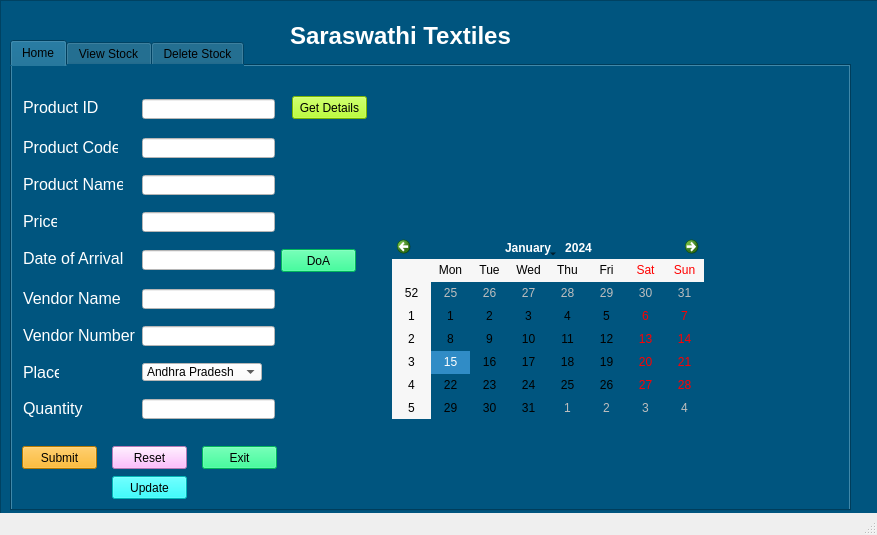
<?xml version="1.0" encoding="UTF-8"?>
<ui version="4.0">
 <class>MainWindow</class>
 <widget class="QMainWindow" name="MainWindow">
  <property name="geometry">
   <rect>
    <x>0</x>
    <y>0</y>
    <width>877</width>
    <height>535</height>
   </rect>
  </property>
  <property name="windowTitle">
   <string>MainWindow</string>
  </property>
  <widget class="QWidget" name="centralwidget">
   <widget class="QFrame" name="frame">
    <property name="geometry">
     <rect>
      <x>0</x>
      <y>0</y>
      <width>881</width>
      <height>541</height>
     </rect>
    </property>
    <property name="styleSheet">
     <string notr="true">background-color: rgb(0, 85, 127);</string>
    </property>
    <property name="frameShape">
     <enum>QFrame::StyledPanel</enum>
    </property>
    <property name="frameShadow">
     <enum>QFrame::Raised</enum>
    </property>
    <widget class="QTabWidget" name="tabWidget">
     <property name="geometry">
      <rect>
       <x>10</x>
       <y>40</y>
       <width>841</width>
       <height>471</height>
      </rect>
     </property>
     <property name="currentIndex">
      <number>0</number>
     </property>
     <widget class="QWidget" name="tab">
      <attribute name="title">
       <string>Home</string>
      </attribute>
      <widget class="QLabel" name="label_2">
       <property name="geometry">
        <rect>
         <x>11</x>
         <y>32</y>
         <width>76</width>
         <height>19</height>
        </rect>
       </property>
       <property name="font">
        <font>
         <pointsize>12</pointsize>
        </font>
       </property>
       <property name="styleSheet">
        <string notr="true">color: rgb(255, 255, 255);</string>
       </property>
       <property name="text">
        <string>Product ID</string>
       </property>
      </widget>
      <widget class="QLineEdit" name="lineEdit">
       <property name="geometry">
        <rect>
         <x>130</x>
         <y>33</y>
         <width>133</width>
         <height>20</height>
        </rect>
       </property>
       <property name="styleSheet">
        <string notr="true">background-color: rgb(255, 255, 255);</string>
       </property>
      </widget>
      <widget class="QLineEdit" name="lineEdit_2">
       <property name="geometry">
        <rect>
         <x>130</x>
         <y>72</y>
         <width>133</width>
         <height>20</height>
        </rect>
       </property>
       <property name="styleSheet">
        <string notr="true">background-color: rgb(255, 255, 255);</string>
       </property>
      </widget>
      <widget class="QLabel" name="label_3">
       <property name="geometry">
        <rect>
         <x>11</x>
         <y>72</y>
         <width>95</width>
         <height>19</height>
        </rect>
       </property>
       <property name="font">
        <font>
         <pointsize>12</pointsize>
        </font>
       </property>
       <property name="styleSheet">
        <string notr="true">color: rgb(255, 255, 255);</string>
       </property>
       <property name="text">
        <string>Product Code</string>
       </property>
      </widget>
      <widget class="QLineEdit" name="lineEdit_3">
       <property name="geometry">
        <rect>
         <x>130</x>
         <y>109</y>
         <width>133</width>
         <height>20</height>
        </rect>
       </property>
       <property name="styleSheet">
        <string notr="true">background-color: rgb(255, 255, 255);</string>
       </property>
      </widget>
      <widget class="QLabel" name="label_4">
       <property name="geometry">
        <rect>
         <x>11</x>
         <y>109</y>
         <width>100</width>
         <height>19</height>
        </rect>
       </property>
       <property name="font">
        <font>
         <pointsize>12</pointsize>
        </font>
       </property>
       <property name="styleSheet">
        <string notr="true">color: rgb(255, 255, 255);</string>
       </property>
       <property name="text">
        <string>Product Name</string>
       </property>
      </widget>
      <widget class="QLineEdit" name="lineEdit_4">
       <property name="geometry">
        <rect>
         <x>130</x>
         <y>146</y>
         <width>133</width>
         <height>20</height>
        </rect>
       </property>
       <property name="styleSheet">
        <string notr="true">background-color: rgb(255, 255, 255);</string>
       </property>
      </widget>
      <widget class="QLabel" name="label_5">
       <property name="geometry">
        <rect>
         <x>11</x>
         <y>146</y>
         <width>34</width>
         <height>19</height>
        </rect>
       </property>
       <property name="font">
        <font>
         <pointsize>12</pointsize>
        </font>
       </property>
       <property name="styleSheet">
        <string notr="true">color: rgb(255, 255, 255);</string>
       </property>
       <property name="text">
        <string>Price</string>
       </property>
      </widget>
      <widget class="QLineEdit" name="lineEdit_5">
       <property name="geometry">
        <rect>
         <x>130</x>
         <y>184</y>
         <width>133</width>
         <height>20</height>
        </rect>
       </property>
       <property name="styleSheet">
        <string notr="true">background-color: rgb(255, 255, 255);</string>
       </property>
      </widget>
      <widget class="QLabel" name="label_6">
       <property name="geometry">
        <rect>
         <x>11</x>
         <y>183</y>
         <width>103</width>
         <height>19</height>
        </rect>
       </property>
       <property name="font">
        <font>
         <pointsize>12</pointsize>
        </font>
       </property>
       <property name="styleSheet">
        <string notr="true">color: rgb(255, 255, 255);</string>
       </property>
       <property name="text">
        <string>Date of Arrival</string>
       </property>
      </widget>
      <widget class="QLineEdit" name="lineEdit_6">
       <property name="geometry">
        <rect>
         <x>130</x>
         <y>223</y>
         <width>133</width>
         <height>20</height>
        </rect>
       </property>
       <property name="styleSheet">
        <string notr="true">background-color: rgb(255, 255, 255);</string>
       </property>
      </widget>
      <widget class="QLabel" name="label_7">
       <property name="geometry">
        <rect>
         <x>11</x>
         <y>223</y>
         <width>97</width>
         <height>19</height>
        </rect>
       </property>
       <property name="font">
        <font>
         <pointsize>12</pointsize>
        </font>
       </property>
       <property name="styleSheet">
        <string notr="true">color: rgb(255, 255, 255);</string>
       </property>
       <property name="text">
        <string>Vendor Name</string>
       </property>
      </widget>
      <widget class="QLineEdit" name="lineEdit_7">
       <property name="geometry">
        <rect>
         <x>130</x>
         <y>260</y>
         <width>133</width>
         <height>20</height>
        </rect>
       </property>
       <property name="styleSheet">
        <string notr="true">background-color: rgb(255, 255, 255);</string>
       </property>
      </widget>
      <widget class="QLabel" name="label_8">
       <property name="geometry">
        <rect>
         <x>11</x>
         <y>260</y>
         <width>113</width>
         <height>19</height>
        </rect>
       </property>
       <property name="font">
        <font>
         <pointsize>12</pointsize>
        </font>
       </property>
       <property name="styleSheet">
        <string notr="true">color: rgb(255, 255, 255);</string>
       </property>
       <property name="text">
        <string>Vendor Number</string>
       </property>
      </widget>
      <widget class="QLineEdit" name="lineEdit_8">
       <property name="geometry">
        <rect>
         <x>130</x>
         <y>333</y>
         <width>133</width>
         <height>20</height>
        </rect>
       </property>
       <property name="styleSheet">
        <string notr="true">background-color: rgb(255, 255, 255);</string>
       </property>
      </widget>
      <widget class="QLabel" name="label_9">
       <property name="geometry">
        <rect>
         <x>11</x>
         <y>333</y>
         <width>60</width>
         <height>19</height>
        </rect>
       </property>
       <property name="font">
        <font>
         <pointsize>12</pointsize>
        </font>
       </property>
       <property name="styleSheet">
        <string notr="true">color: rgb(255, 255, 255);</string>
       </property>
       <property name="text">
        <string>Quantity</string>
       </property>
      </widget>
      <widget class="QCalendarWidget" name="calendarWidget">
       <property name="geometry">
        <rect>
         <x>380</x>
         <y>170</y>
         <width>312</width>
         <height>183</height>
        </rect>
       </property>
      </widget>
      <widget class="QPushButton" name="arrivaldate">
       <property name="geometry">
        <rect>
         <x>269</x>
         <y>183</y>
         <width>75</width>
         <height>23</height>
        </rect>
       </property>
       <property name="styleSheet">
        <string notr="true">background-color: rgb(0, 255, 127);</string>
       </property>
       <property name="text">
        <string>DoA</string>
       </property>
      </widget>
      <widget class="QLabel" name="label_11">
       <property name="geometry">
        <rect>
         <x>11</x>
         <y>297</y>
         <width>36</width>
         <height>19</height>
        </rect>
       </property>
       <property name="font">
        <font>
         <pointsize>12</pointsize>
        </font>
       </property>
       <property name="styleSheet">
        <string notr="true">color: rgb(255, 255, 255);</string>
       </property>
       <property name="text">
        <string>Place</string>
       </property>
      </widget>
      <widget class="QComboBox" name="comboBox">
       <property name="geometry">
        <rect>
         <x>130</x>
         <y>297</y>
         <width>120</width>
         <height>18</height>
        </rect>
       </property>
       <property name="styleSheet">
        <string notr="true">background-color: rgb(255, 255, 255);</string>
       </property>
       <item>
        <property name="text">
         <string>Andhra Pradesh</string>
        </property>
       </item>
       <item>
        <property name="text">
         <string>Arunachal Pradesh</string>
        </property>
       </item>
       <item>
        <property name="text">
         <string>Assam</string>
        </property>
       </item>
       <item>
        <property name="text">
         <string>Bihar</string>
        </property>
       </item>
       <item>
        <property name="text">
         <string>Chandigarh</string>
        </property>
       </item>
       <item>
        <property name="text">
         <string>Chattisgarh</string>
        </property>
       </item>
       <item>
        <property name="text">
         <string>Delhi</string>
        </property>
       </item>
       <item>
        <property name="text">
         <string>Goa</string>
        </property>
       </item>
       <item>
        <property name="text">
         <string>Gujarat</string>
        </property>
       </item>
       <item>
        <property name="text">
         <string>Haryana</string>
        </property>
       </item>
       <item>
        <property name="text">
         <string>Himachal Pradesh</string>
        </property>
       </item>
       <item>
        <property name="text">
         <string>Jammu &amp; Kashmir</string>
        </property>
       </item>
       <item>
        <property name="text">
         <string>Jharkand</string>
        </property>
       </item>
       <item>
        <property name="text">
         <string>Karnataka</string>
        </property>
       </item>
       <item>
        <property name="text">
         <string>Kerala</string>
        </property>
       </item>
       <item>
        <property name="text">
         <string>Madhya Pradesh</string>
        </property>
       </item>
       <item>
        <property name="text">
         <string>Maharashtra</string>
        </property>
       </item>
       <item>
        <property name="text">
         <string>Manipur</string>
        </property>
       </item>
       <item>
        <property name="text">
         <string>Meghalaya</string>
        </property>
       </item>
       <item>
        <property name="text">
         <string>Mizoram</string>
        </property>
       </item>
       <item>
        <property name="text">
         <string>Nagaland</string>
        </property>
       </item>
       <item>
        <property name="text">
         <string>Orissa</string>
        </property>
       </item>
       <item>
        <property name="text">
         <string>Punjab</string>
        </property>
       </item>
       <item>
        <property name="text">
         <string>Rajasthan</string>
        </property>
       </item>
       <item>
        <property name="text">
         <string>Sikkim</string>
        </property>
       </item>
       <item>
        <property name="text">
         <string>Tamilnadu</string>
        </property>
       </item>
       <item>
        <property name="text">
         <string>Telangana</string>
        </property>
       </item>
       <item>
        <property name="text">
         <string>Tripura</string>
        </property>
       </item>
       <item>
        <property name="text">
         <string>Uttar Pradesh</string>
        </property>
       </item>
       <item>
        <property name="text">
         <string>Uttarakand</string>
        </property>
       </item>
       <item>
        <property name="text">
         <string>West Bengal</string>
        </property>
       </item>
      </widget>
      <widget class="QPushButton" name="submit">
       <property name="geometry">
        <rect>
         <x>10</x>
         <y>380</y>
         <width>75</width>
         <height>23</height>
        </rect>
       </property>
       <property name="styleSheet">
        <string notr="true">background-color: rgb(255, 170, 0);</string>
       </property>
       <property name="text">
        <string>Submit</string>
       </property>
      </widget>
      <widget class="QPushButton" name="reset">
       <property name="geometry">
        <rect>
         <x>100</x>
         <y>380</y>
         <width>75</width>
         <height>23</height>
        </rect>
       </property>
       <property name="styleSheet">
        <string notr="true">background-color: rgb(255, 170, 255);</string>
       </property>
       <property name="text">
        <string>Reset</string>
       </property>
      </widget>
      <widget class="QPushButton" name="exit">
       <property name="geometry">
        <rect>
         <x>190</x>
         <y>380</y>
         <width>75</width>
         <height>23</height>
        </rect>
       </property>
       <property name="styleSheet">
        <string notr="true">background-color: rgb(0, 255, 127);</string>
       </property>
       <property name="text">
        <string>Exit</string>
       </property>
      </widget>
      <widget class="QPushButton" name="update">
       <property name="geometry">
        <rect>
         <x>100</x>
         <y>410</y>
         <width>75</width>
         <height>23</height>
        </rect>
       </property>
       <property name="styleSheet">
        <string notr="true">background-color: rgb(0, 255, 255);</string>
       </property>
       <property name="text">
        <string>Update</string>
       </property>
      </widget>
      <widget class="QPushButton" name="pushButton">
       <property name="geometry">
        <rect>
         <x>280</x>
         <y>30</y>
         <width>75</width>
         <height>23</height>
        </rect>
       </property>
       <property name="styleSheet">
        <string notr="true">background-color: rgb(170, 255, 0);</string>
       </property>
       <property name="text">
        <string>Get Details</string>
       </property>
      </widget>
     </widget>
     <widget class="QWidget" name="tab_2">
      <attribute name="title">
       <string>View Stock</string>
      </attribute>
      <widget class="QPushButton" name="view">
       <property name="geometry">
        <rect>
         <x>280</x>
         <y>20</y>
         <width>75</width>
         <height>23</height>
        </rect>
       </property>
       <property name="styleSheet">
        <string notr="true">background-color: rgb(85, 255, 255);</string>
       </property>
       <property name="text">
        <string>View Stock</string>
       </property>
      </widget>
      <widget class="QTableWidget" name="tableWidget">
       <property name="geometry">
        <rect>
         <x>10</x>
         <y>70</y>
         <width>821</width>
         <height>221</height>
        </rect>
       </property>
       <column>
        <property name="text">
         <string>Product Id</string>
        </property>
       </column>
       <column>
        <property name="text">
         <string>Product Code</string>
        </property>
       </column>
       <column>
        <property name="text">
         <string>Product Name</string>
        </property>
       </column>
       <column>
        <property name="text">
         <string>Price</string>
        </property>
       </column>
       <column>
        <property name="text">
         <string>Date of Arrival</string>
        </property>
       </column>
       <column>
        <property name="text">
         <string>Vendor Name</string>
        </property>
       </column>
       <column>
        <property name="text">
         <string>Vendor Number</string>
        </property>
       </column>
       <column>
        <property name="text">
         <string>Place</string>
        </property>
       </column>
       <column>
        <property name="text">
         <string>Quantity</string>
        </property>
       </column>
      </widget>
     </widget>
     <widget class="QWidget" name="tab_3">
      <attribute name="title">
       <string>Delete Stock</string>
      </attribute>
      <widget class="QLabel" name="label_10">
       <property name="geometry">
        <rect>
         <x>220</x>
         <y>30</y>
         <width>161</width>
         <height>41</height>
        </rect>
       </property>
       <property name="font">
        <font>
         <pointsize>16</pointsize>
         <weight>75</weight>
         <bold>true</bold>
        </font>
       </property>
       <property name="styleSheet">
        <string notr="true">color: rgb(255, 255, 255);</string>
       </property>
       <property name="text">
        <string>Delete Stock</string>
       </property>
      </widget>
      <widget class="QWidget" name="layoutWidget">
       <property name="geometry">
        <rect>
         <x>131</x>
         <y>111</y>
         <width>296</width>
         <height>61</height>
        </rect>
       </property>
       <layout class="QGridLayout" name="gridLayout_2">
        <item row="0" column="0">
         <widget class="QLabel" name="label_12">
          <property name="font">
           <font>
            <pointsize>16</pointsize>
           </font>
          </property>
          <property name="styleSheet">
           <string notr="true">color: rgb(85, 255, 255);</string>
          </property>
          <property name="text">
           <string>Product Id</string>
          </property>
         </widget>
        </item>
        <item row="0" column="1">
         <widget class="QLineEdit" name="lineEdit_9">
          <property name="styleSheet">
           <string notr="true">background-color: rgb(255, 255, 255);</string>
          </property>
         </widget>
        </item>
        <item row="0" column="2">
         <widget class="QPushButton" name="delete_2">
          <property name="styleSheet">
           <string notr="true">background-color: rgb(0, 255, 0);</string>
          </property>
          <property name="text">
           <string>Delete</string>
          </property>
         </widget>
        </item>
       </layout>
      </widget>
     </widget>
    </widget>
    <widget class="QLabel" name="label">
     <property name="geometry">
      <rect>
       <x>290</x>
       <y>20</y>
       <width>241</width>
       <height>31</height>
      </rect>
     </property>
     <property name="font">
      <font>
       <pointsize>18</pointsize>
       <weight>75</weight>
       <bold>true</bold>
      </font>
     </property>
     <property name="styleSheet">
      <string notr="true">color: rgb(255, 255, 255);</string>
     </property>
     <property name="text">
      <string>Saraswathi Textiles</string>
     </property>
    </widget>
   </widget>
  </widget>
  <widget class="QStatusBar" name="statusbar"/>
 </widget>
 <resources/>
 <connections/>
</ui>
